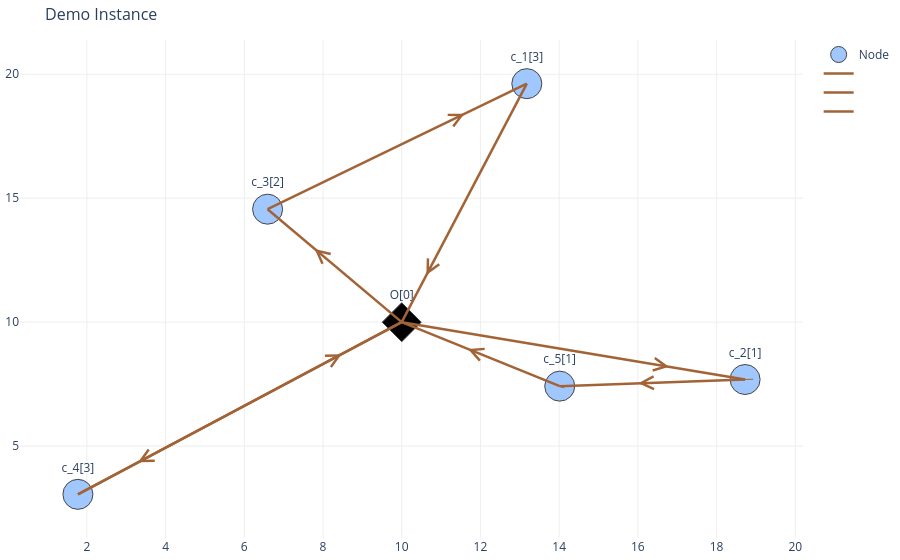

Notebook cell for this chart:
### Code cell
print(x.loc[['m','lr']][optimal_routes_phaseII.index])
formatted_routes_list_II =  phaseII_model.getRoute4Plot(optimal_routes_phaseII.index.to_list(),
                                                        x,edge_plot_config)
vis_sol.plot_network(formatted_routes_list_II,node_trace,_title="Demo Instance",_cus_dem=customer_demand)

### Figure 1 — Plotly figure (JSON) as saved in the notebook; plotly's stock layout.template omitted (floating-point values rounded to 4 significant figures)
{"data": [{"marker": {"color": [2, 2, 2, 2, 2, 4], "colorscale": [[0, "rgb(0,0,0)"], [0.25, "rgb(230,0,0)"], [0.5, "rgb(230,210,0)"], [0.75, "rgb(255,255,255)"], [1, "rgb(160,200,255)"]], "line": {"width": 1}, "reversescale": true, "showscale": false, "size": 30, "symbol": ["circle", "circle", "circle", "circle", "circle", "diamond"]}, "mode": "markers+text", "name": "Node", "text": ["c_4[3]", "c_2[1]", "c_5[1]", "c_1[3]", "c_3[2]", "O[0]"], "textposition": "top center", "type": "scatter", "x": [1.773, 18.72, 14.01, 13.18, 6.592, 10], "y": [3.054, 7.687, 7.419, 19.62, 14.56, 10]}, {"hoverinfo": "text", "line": {"color": "#a26337", "width": 2.5}, "mode": "lines", "name": "", "type": "scatter", "x": [1.773, 10, null, 10, 1.773, null], "y": [3.054, 10, null, 10, 3.054, null]}, {"hoverinfo": "text", "line": {"color": "#a26337", "width": 2.5}, "mode": "lines", "name": "", "type": "scatter", "x": [6.592, 13.18, null, 13.18, 10, null, 10, 6.592, null], "y": [14.56, 19.62, null, 19.62, 10, null, 10, 14.56, null]}, {"hoverinfo": "text", "line": {"color": "#a26337", "width": 2.5}, "mode": "lines", "name": "", "type": "scatter", "x": [18.72, 14.01, null, 14.01, 10, null, 10, 18.72, null], "y": [7.687, 7.419, null, 7.419, 10, null, 10, 7.687, null]}], "layout": {"annotations": [{"arrowcolor": "#a26337", "arrowhead": 5, "arrowsize": 2.5, "ax": 6.179, "axref": "x", "ay": 6.775, "ayref": "y", "showarrow": true, "x": 8.472, "xref": "x", "y": 8.71, "yref": "y"}, {"arrowcolor": "#a26337", "arrowhead": 5, "arrowsize": 2.5, "ax": 5.593, "axref": "x", "ay": 6.28, "ayref": "y", "showarrow": true, "x": 3.301, "xref": "x", "y": 4.344, "yref": "y"}, {"arrowcolor": "#a26337", "arrowhead": 5, "arrowsize": 2.5, "ax": 9.214, "axref": "x", "ay": 16.57, "ayref": "y", "showarrow": true, "x": 11.59, "xref": "x", "y": 18.4, "yref": "y"}, {"arrowcolor": "#a26337", "arrowhead": 5, "arrowsize": 2.5, "ax": 11.57, "axref": "x", "ay": 14.75, "ayref": "y", "showarrow": true, "x": 10.63, "xref": "x", "y": 11.9, "yref": "y"}, {"arrowcolor": "#a26337", "arrowhead": 5, "arrowsize": 2.5, "ax": 9.586, "axref": "x", "ay": 10.55, "ayref": "y", "showarrow": true, "x": 7.79, "xref": "x", "y": 12.96, "yref": "y"}, {"arrowcolor": "#a26337", "arrowhead": 5, "arrowsize": 2.5, "ax": 19.01, "axref": "x", "ay": 7.703, "ayref": "y", "showarrow": true, "x": 16.01, "xref": "x", "y": 7.533, "yref": "y"}, {"arrowcolor": "#a26337", "arrowhead": 5, "arrowsize": 2.5, "ax": 14.21, "axref": "x", "ay": 7.296, "ayref": "y", "showarrow": true, "x": 11.68, "xref": "x", "y": 8.919, "yref": "y"}, {"arrowcolor": "#a26337", "arrowhead": 5, "arrowsize": 2.5, "ax": 13.89, "axref": "x", "ay": 8.968, "ayref": "y", "showarrow": true, "x": 16.79, "xref": "x", "y": 8.2, "yref": "y"}], "hovermode": "closest", "margin": {"b": 20, "l": 5, "r": 5, "t": 40}, "plot_bgcolor": "rgba(0,0,0,0)", "showlegend": true, "title": {"font": {"size": 16}, "text": "Demo Instance"}, "xaxis": {"gridcolor": "#eee", "showgrid": true, "showticklabels": true, "zeroline": true}, "yaxis": {"gridcolor": "#eee", "showgrid": true, "showticklabels": true, "zeroline": true}}}
